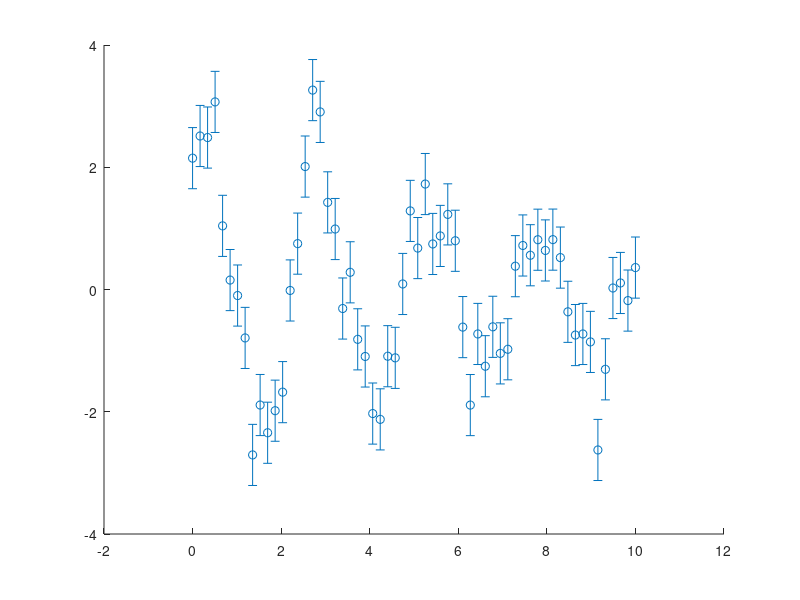

The MATLAB source for this figure: (Note: this script raises an error after producing the figure.)
%% Chi-Square Goodness-of-Fit Tutorial
% This script walks through the mechanics of chi-square (chi^2)
% goodness-of-fit testing: what it measures, how to compute it, and how to
% interpret the result using the reduced chi-square and p-value.
%
% Key idea: if your model is correct and your error bars are honest, the
% chi^2 statistic follows a known distribution (the chi-squared
% distribution with nu = N - M degrees of freedom, where N is the number
% of data points and M is the number of fitted parameters).

%% 1. Define the true model
% We use a damped sinusoid:  y(x) = A*sin(k*x + phi)*exp(-gamma*x)
% This has four parameters: amplitude A, wavenumber k, phase phi, and
% damping rate gamma.

clear; close all; rng(42);  % reproducibility

% --- "Hidden" true parameters (what we will try to recover) ---
A_true     = 3.0;
k_true     = 2.5;
phi_true   = 0.8;
gamma_true = 0.15;

p_true = [A_true, k_true, phi_true, gamma_true];

% Model function handle: p = [A, k, phi, gamma]
model = @(x, p) p(1) * sin(p(2)*x + p(3)) .* exp(-p(4)*x);

%% 2. Generate synthetic data with Gaussian noise
N      = 60;                        % number of data points
x_data = linspace(0, 10, N)';      % evenly spaced x values
sigma  = 0.5;                       % known measurement uncertainty (same for all points)

y_true = model(x_data, p_true);
noise  = sigma * randn(N, 1);      % Gaussian noise ~ N(0, sigma)
y_data = y_true + noise;

figure(1); clf;
errorbar(x_data, y_data, sigma*ones(N,1), 'o', 'MarkerSize', 4, ...
    'DisplayName', 'Data (with error bars)');
hold on;
x_fine = linspace(0, 10, 500)';
plot(x_fine, model(x_fine, p_true), 'r-', 'LineWidth', 1.5, ...
    'DisplayName', 'True model');
xlabel('x'); ylabel('y');
title('Synthetic Data from Damped Sinusoid');
legend('Location', 'best');
grid on;

%% 3. Fit the model to the data using least-squares (minimizing chi^2)
% The chi-square statistic is:
%
%   chi^2 = sum_i [ (y_i - model(x_i, p))^2 / sigma_i^2 ]
%
% Minimizing chi^2 over the parameters p gives the best-fit parameters.
% We use MATLAB's lsqcurvefit, which minimizes sum of squared residuals.
% Since all sigma_i are equal here, minimizing sum((y-model)^2) is
% equivalent to minimizing chi^2.

% For lsqcurvefit we need: F(p,x) returns the model prediction
fitfun = @(p, x) p(1) * sin(p(2)*x + p(3)) .* exp(-p(4)*x);

% Initial guesses (deliberately offset from truth to show the fit works)
p0 = [2.0, 2.0, 0.0, 0.1];

% Lower and upper bounds (optional but helps convergence)
lb = [0,   0, -pi, 0];
ub = [10, 10,  pi, 2];

options = optimoptions('lsqcurvefit', 'Display', 'off', ...
    'MaxFunctionEvaluations', 1e4, 'MaxIterations', 1e4);

[p_fit, resnorm] = lsqcurvefit(fitfun, p0, x_data, y_data, lb, ub, options);

fprintf('\n=== Fitted vs. True Parameters ===\n');
param_names = {'A', 'k', 'phi', 'gamma'};
for i = 1:4
    fprintf('  %-6s  true = %7.4f   fit = %7.4f\n', ...
        param_names{i}, p_true(i), p_fit(i));
end

%% 4. Compute the chi-square statistic
% This is the central quantity for goodness-of-fit testing.

y_fit    = model(x_data, p_fit);
residual = y_data - y_fit;

chi2 = sum(residual.^2 / sigma^2);

fprintf('\n=== Chi-Square Statistic ===\n');
fprintf('  chi^2 = %.2f\n', chi2);

% Note: lsqcurvefit returns resnorm = sum(residual.^2), so
% chi2 should equal resnorm / sigma^2.  Let's verify:
fprintf('  Verification: resnorm/sigma^2 = %.2f\n', resnorm / sigma^2);

%% 5. Degrees of freedom and reduced chi-square
% The number of degrees of freedom is:
%   nu = N - M
% where N = number of data points, M = number of fitted parameters.
%
% The REDUCED chi-square is:
%   chi^2_red = chi^2 / nu
%
% Interpretation:
%   chi^2_red ~ 1   => good fit (model explains data within errors)
%   chi^2_red >> 1   => bad fit (model doesn't describe data, or errors
%                       are underestimated)
%   chi^2_red << 1   => errors are overestimated, or the model is
%                       "overfitting" the noise

M  = length(p_fit);   % number of free parameters
nu = N - M;           % degrees of freedom

chi2_red = chi2 / nu;

fprintf('\n=== Reduced Chi-Square ===\n');
fprintf('  N (data points)       = %d\n', N);
fprintf('  M (free parameters)   = %d\n', M);
fprintf('  nu = N - M            = %d\n', nu);
fprintf('  chi^2_red = chi^2/nu  = %.4f\n', chi2_red);
fprintf('  Expected value if model is correct: chi^2_red ~ 1 +/- %.4f\n', ...
    sqrt(2/nu));

%% 6. P-value from the chi-squared distribution
% The p-value answers: "If the model is correct and the errors are right,
% what is the probability of getting a chi^2 value THIS LARGE or larger?"
%
%   p-value = 1 - chi2cdf(chi^2, nu)
%
% Conventionally:
%   p > 0.05  =>  no reason to reject the model
%   p < 0.05  =>  the fit is suspiciously bad (or errors are wrong)

p_value = 1 - chi2cdf(chi2, nu);

fprintf('\n=== P-Value ===\n');
fprintf('  p-value = %.4f\n', p_value);
if p_value > 0.05
    fprintf('  => No reason to reject the model (p > 0.05).\n');
else
    fprintf('  => Model may be inadequate or errors may be wrong (p < 0.05).\n');
end

%% 7. Visualize the chi-squared distribution and our result
figure(2); clf;

chi2_vals = linspace(0, 2*nu, 500);
chi2_pdf  = chi2pdf(chi2_vals, nu);

plot(chi2_vals, chi2_pdf, 'b-', 'LineWidth', 1.5);
hold on;
xline(chi2, 'r--', 'LineWidth', 2, 'Label', sprintf('\\chi^2 = %.1f', chi2));
xline(nu, 'k:', 'LineWidth', 1, 'Label', sprintf('\\nu = %d (expected)', nu));

xlabel('\chi^2');
ylabel('Probability density');
title(sprintf('\\chi^2 distribution (\\nu = %d) and observed \\chi^2', nu));
grid on;

% Shade the rejection region (right tail beyond our chi^2)
idx_shade = chi2_vals >= chi2;
area(chi2_vals(idx_shade), chi2_pdf(idx_shade), ...
    'FaceColor', [1 0.6 0.6], 'FaceAlpha', 0.5, 'EdgeColor', 'none', ...
    'DisplayName', sprintf('p-value = %.3f', p_value));
legend('Location', 'best');

%% 8. Plot the fit result
figure(3); clf;

subplot(2,1,1);
errorbar(x_data, y_data, sigma*ones(N,1), 'o', 'MarkerSize', 4, ...
    'DisplayName', 'Data');
hold on;
plot(x_fine, model(x_fine, p_fit), 'r-', 'LineWidth', 1.5, ...
    'DisplayName', 'Best fit');
plot(x_fine, model(x_fine, p_true), 'g--', 'LineWidth', 1, ...
    'DisplayName', 'True model');
xlabel('x'); ylabel('y');
title(sprintf('Best Fit (\\chi^2_{red} = %.3f, p = %.3f)', chi2_red, p_value));
legend('Location', 'best');
grid on;

subplot(2,1,2);
errorbar(x_data, residual, sigma*ones(N,1), 'o', 'MarkerSize', 4);
hold on;
yline(0, 'k-');
yline(sigma, 'r--', '+\sigma');
yline(-sigma, 'r--', '-\sigma');
xlabel('x'); ylabel('Residual (data - fit)');
title('Residuals');
grid on;

%% 9. Demonstration: what happens with a WRONG model?
% Let's deliberately fit a model that cannot describe the data (a simple
% exponential decay, ignoring the oscillation) and see how chi^2 responds.

fprintf('\n========================================\n');
fprintf('=== Wrong Model Demonstration ===\n');
fprintf('========================================\n');

wrong_model = @(p, x) p(1) * exp(-p(2)*x);

p0_wrong = [3.0, 0.1];
lb_wrong = [0, 0];
ub_wrong = [10, 2];

[p_wrong, resnorm_wrong] = lsqcurvefit(wrong_model, p0_wrong, ...
    x_data, y_data, lb_wrong, ub_wrong, options);

chi2_wrong    = resnorm_wrong / sigma^2;
M_wrong       = length(p_wrong);
nu_wrong      = N - M_wrong;
chi2_red_wrong = chi2_wrong / nu_wrong;
p_value_wrong  = 1 - chi2cdf(chi2_wrong, nu_wrong);

fprintf('  Wrong model: y = A*exp(-gamma*x)\n');
fprintf('  chi^2       = %.2f\n', chi2_wrong);
fprintf('  chi^2_red   = %.4f   (should be ~1 for a good fit)\n', chi2_red_wrong);
fprintf('  p-value     = %.2e\n', p_value_wrong);
fprintf('  => chi^2_red >> 1 and p ~ 0: the model is clearly wrong.\n');

figure(4); clf;

subplot(2,1,1);
errorbar(x_data, y_data, sigma*ones(N,1), 'o', 'MarkerSize', 4, ...
    'DisplayName', 'Data');
hold on;
plot(x_fine, wrong_model(p_wrong, x_fine), 'm-', 'LineWidth', 1.5, ...
    'DisplayName', 'Wrong model fit');
plot(x_fine, model(x_fine, p_true), 'g--', 'LineWidth', 1, ...
    'DisplayName', 'True model');
xlabel('x'); ylabel('y');
title(sprintf('Wrong Model (\\chi^2_{red} = %.1f, p = %.1e)', ...
    chi2_red_wrong, p_value_wrong));
legend('Location', 'best');
grid on;

subplot(2,1,2);
residual_wrong = y_data - wrong_model(p_wrong, x_data);
errorbar(x_data, residual_wrong, sigma*ones(N,1), 'o', 'MarkerSize', 4);
hold on;
yline(0, 'k-');
xlabel('x'); ylabel('Residual');
title('Residuals — Wrong Model (note the structure!)');
grid on;

%% 10. Demonstration: what happens with WRONG error bars?
% Even with the correct model, if sigma is wrong, chi^2 will be off.

fprintf('\n========================================\n');
fprintf('=== Wrong Error Bars Demonstration ===\n');
fprintf('========================================\n');

% Case A: sigma too small (underestimated errors)
sigma_small = 0.2;
chi2_small     = sum(residual.^2 / sigma_small^2);
chi2_red_small = chi2_small / nu;
p_value_small  = 1 - chi2cdf(chi2_small, nu);

fprintf('  Correct model, but sigma = %.2f (true sigma = %.2f):\n', ...
    sigma_small, sigma);
fprintf('    chi^2_red = %.3f,  p-value = %.2e\n', chi2_red_small, p_value_small);
fprintf('    => chi^2_red >> 1: errors look underestimated.\n\n');

% Case B: sigma too large (overestimated errors)
sigma_large = 1.5;
chi2_large     = sum(residual.^2 / sigma_large^2);
chi2_red_large = chi2_large / nu;
p_value_large  = 1 - chi2cdf(chi2_large, nu);

fprintf('  Correct model, but sigma = %.2f (true sigma = %.2f):\n', ...
    sigma_large, sigma);
fprintf('    chi^2_red = %.3f,  p-value = %.4f\n', chi2_red_large, p_value_large);
fprintf('    => chi^2_red << 1: errors look overestimated.\n');

% --- Figure 5: Underestimated errors (sigma too small) ---
figure(5); clf;

subplot(2,1,1);
errorbar(x_data, y_data, sigma_small*ones(N,1), 'o', 'MarkerSize', 4, ...
    'DisplayName', 'Data (tiny error bars)');
hold on;
plot(x_fine, model(x_fine, p_fit), 'r-', 'LineWidth', 1.5, ...
    'DisplayName', 'Best fit (correct model)');
xlabel('x'); ylabel('y');
title(sprintf('Underestimated Errors (\\sigma = %.2f, true = %.2f)  \\chi^2_{red} = %.2f,  p = %.1e', ...
    sigma_small, sigma, chi2_red_small, p_value_small));
legend('Location', 'best');
grid on;

subplot(2,1,2);
errorbar(x_data, residual, sigma_small*ones(N,1), 'o', 'MarkerSize', 4);
hold on;
yline(0, 'k-');
yline(sigma_small, 'r--', ['+\sigma = ' num2str(sigma_small)]);
yline(-sigma_small, 'r--', ['-\sigma = ' num2str(sigma_small)]);
xlabel('x'); ylabel('Residual (data - fit)');
title('Residuals — many points fall outside error bars');
grid on;

% --- Figure 6: Overestimated errors (sigma too large) ---
figure(6); clf;

subplot(2,1,1);
errorbar(x_data, y_data, sigma_large*ones(N,1), 'o', 'MarkerSize', 4, ...
    'DisplayName', 'Data (huge error bars)');
hold on;
plot(x_fine, model(x_fine, p_fit), 'r-', 'LineWidth', 1.5, ...
    'DisplayName', 'Best fit (correct model)');
xlabel('x'); ylabel('y');
title(sprintf('Overestimated Errors (\\sigma = %.2f, true = %.2f)  \\chi^2_{red} = %.3f,  p = %.3f', ...
    sigma_large, sigma, chi2_red_large, p_value_large));
legend('Location', 'best');
grid on;

subplot(2,1,2);
errorbar(x_data, residual, sigma_large*ones(N,1), 'o', 'MarkerSize', 4);
hold on;
yline(0, 'k-');
yline(sigma_large, 'r--', ['+\sigma = ' num2str(sigma_large)]);
yline(-sigma_large, 'r--', ['-\sigma = ' num2str(sigma_large)]);
xlabel('x'); ylabel('Residual (data - fit)');
title('Residuals — all points well within error bars');
grid on;

%% 11. Profile chi-square: rigorous confidence intervals for a parameter
% The key idea: to find the confidence interval for parameter p_j, we
% fix p_j at a series of trial values and RE-FIT all other parameters.
% At each trial value we record the best achievable chi^2.  This gives
% us a "profile" chi^2(p_j).
%
% The minimum of the profile is the global best-fit chi^2_min (achieved
% at p_j = p_j_best).  The confidence interval is the region where:
%
%   Delta_chi^2 = chi^2(p_j) - chi^2_min  <=  threshold
%
% For a SINGLE parameter at 95% confidence, the threshold is:
%
%   Delta_chi^2_95 = chi2inv(0.95, 1) = 3.84
%
% This works because fixing one parameter removes one degree of freedom,
% so the change in chi^2 follows a chi-squared distribution with 1 dof
% (Wilks' theorem).  The 95% interval is where the fit is "not
% significantly worse" than the best fit at the 95% level.

fprintf('\n================================================\n');
fprintf('=== Profile Chi-Square Confidence Intervals ===\n');
fprintf('================================================\n');

% We'll profile the wavenumber k (parameter 2) as a demonstration.
% The same procedure applies to any parameter.

delta_chi2_95 = chi2inv(0.95, 1);  % = 3.84 for 1 parameter
fprintf('  Delta chi^2 threshold (95%%, 1 dof) = %.4f\n\n', delta_chi2_95);

% Set up a grid of trial k values around the best fit
k_best  = p_fit(2);
k_range = linspace(k_best - 0.4, k_best + 0.4, 80);

% For each trial k: fix k, fit the remaining 3 parameters (A, phi, gamma)
chi2_profile = zeros(size(k_range));

% Model with k fixed: free parameters are q = [A, phi, gamma]
model_k_fixed = @(q, x, k_fixed) q(1) * sin(k_fixed*x + q(2)) .* exp(-q(3)*x);

% Initial guesses and bounds for the 3 free parameters
q0 = [p_fit(1), p_fit(3), p_fit(4)];   % start from best-fit values
lb_q = [0, -pi, 0];
ub_q = [10, pi, 2];

for i = 1:length(k_range)
    k_trial = k_range(i);

    % Wrap the model so lsqcurvefit only sees the free parameters
    fitfun_fixed_k = @(q, x) model_k_fixed(q, x, k_trial);

    [~, resnorm_i] = lsqcurvefit(fitfun_fixed_k, q0, x_data, y_data, ...
        lb_q, ub_q, options);

    chi2_profile(i) = resnorm_i / sigma^2;
end

% The profile Delta chi^2
delta_chi2_profile = chi2_profile - chi2;   % chi2 is the global minimum

% Find the 95% confidence bounds by interpolation
% Left bound: find where delta_chi2 crosses the threshold on the left
idx_left  = find(k_range < k_best & delta_chi2_profile > delta_chi2_95, 1, 'last');
idx_right = find(k_range > k_best & delta_chi2_profile > delta_chi2_95, 1, 'first');

if ~isempty(idx_left)
    % Interpolate between the last point above and first point below
    k_lo = interp1(delta_chi2_profile(idx_left:idx_left+1), ...
                   k_range(idx_left:idx_left+1), delta_chi2_95);
else
    k_lo = k_range(1);
    fprintf('  Warning: left 95%% bound not captured; widen k_range.\n');
end

if ~isempty(idx_right)
    k_hi = interp1(delta_chi2_profile(idx_right-1:idx_right), ...
                   k_range(idx_right-1:idx_right), delta_chi2_95);
else
    k_hi = k_range(end);
    fprintf('  Warning: right 95%% bound not captured; widen k_range.\n');
end

fprintf('  Profiled parameter: k (wavenumber)\n');
fprintf('  Best-fit value:     k = %.4f\n', k_best);
fprintf('  True value:         k = %.4f\n', k_true);
fprintf('  95%% confidence interval: k in [%.4f, %.4f]\n', k_lo, k_hi);
fprintf('  Asymmetric error bars:   k = %.4f  +%.4f / -%.4f\n', ...
    k_best, k_hi - k_best, k_best - k_lo);

if k_true >= k_lo && k_true <= k_hi
    fprintf('  => True value IS inside the 95%% interval (as expected).\n');
else
    fprintf('  => True value is OUTSIDE the 95%% interval.\n');
end

% --- Figure 7: Profile chi-square curve ---
figure(7); clf;

subplot(2,1,1);
plot(k_range, chi2_profile, 'b-', 'LineWidth', 1.5);
hold on;
yline(chi2, 'k:', 'LineWidth', 1, 'Label', '\chi^2_{min}');
yline(chi2 + delta_chi2_95, 'r--', 'LineWidth', 1.5, ...
    'Label', '\chi^2_{min} + 3.84');
xline(k_best, 'k:', 'LineWidth', 1);
xline(k_lo, 'r-', 'LineWidth', 1, 'Label', 'k_{lo}');
xline(k_hi, 'r-', 'LineWidth', 1, 'Label', 'k_{hi}');
xline(k_true, 'g--', 'LineWidth', 1, 'Label', 'k_{true}');
xlabel('k (fixed)');
ylabel('\chi^2');
title('Profile \chi^2: fix k, re-fit all other parameters');
grid on;

subplot(2,1,2);
plot(k_range, delta_chi2_profile, 'b-', 'LineWidth', 1.5);
hold on;
yline(delta_chi2_95, 'r--', 'LineWidth', 1.5, ...
    'Label', sprintf('\\Delta\\chi^2 = %.2f  (95%%)', delta_chi2_95));
yline(0, 'k:');

% Shade the 95% confidence region
idx_in = delta_chi2_profile <= delta_chi2_95;
area(k_range(idx_in), delta_chi2_profile(idx_in), ...
    'FaceColor', [0.7 0.85 1.0], 'FaceAlpha', 0.6, 'EdgeColor', 'none');

xline(k_best, 'k:', 'LineWidth', 1);
xline(k_true, 'g--', 'LineWidth', 1, 'Label', 'k_{true}');
xlabel('k (fixed)');
ylabel('\Delta\chi^2 = \chi^2(k) - \chi^2_{min}');
title(sprintf('95%% confidence interval: k \\in [%.4f, %.4f]', k_lo, k_hi));
grid on;

%% Summary
fprintf('\n========================================\n');
fprintf('=== Summary ===\n');
fprintf('========================================\n');
fprintf(['The chi-square statistic measures how well a model describes\n' ...
    'data, relative to the measurement uncertainties:\n\n' ...
    '  chi^2 = sum( (data_i - model_i)^2 / sigma_i^2 )\n\n' ...
    'Key diagnostics:\n' ...
    '  1. Reduced chi^2 = chi^2 / (N - M) should be ~1.\n' ...
    '  2. p-value = 1 - chi2cdf(chi^2, N-M) should be > 0.05.\n' ...
    '  3. chi^2_red >> 1 => bad model or underestimated errors.\n' ...
    '  4. chi^2_red << 1 => overestimated errors (or overfitting).\n' ...
    '  5. ALWAYS inspect residuals for systematic structure.\n' ...
    '  6. Profile chi^2 gives rigorous confidence intervals:\n' ...
    '     fix one parameter, re-fit the rest, and find where\n' ...
    '     Delta_chi^2 = chi^2(p_j) - chi^2_min exceeds the\n' ...
    '     threshold chi2inv(CL, 1)  (3.84 for 95%%, 1 param).\n']);
